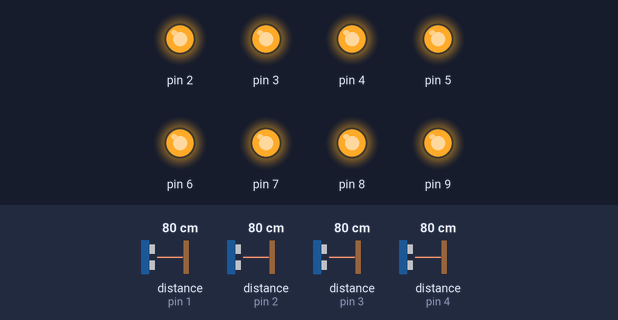
The sketch below on a simulated Arduino Uno, built with avr-gcc and run on an emulated ATmega328P. Parts: output pins drawn as LEDs (lit = HIGH). The test bench sets the inputs (shaded band); at power-on: distance to the obstacle (sensors on pin 3, pin 1, pin 2, pin 4) 80 cm. What the sketch prints to the serial monitor is not drawn.

Above: at 2.2 s.
2.3 s: distance to the obstacle (sensor on pin 3) set to 7 cm
5.3 s: distance to the obstacle (sensor on pin 3) set to 4 cm
At 6.6 s:
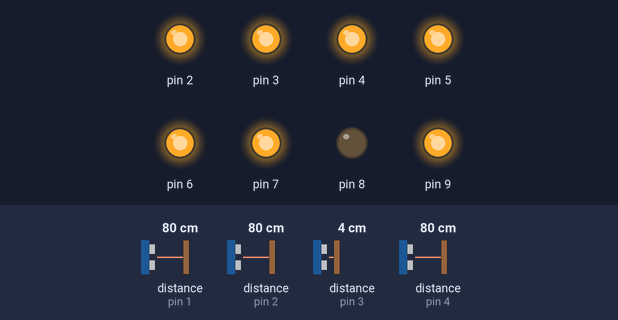
7.0 s: distance to the obstacle (sensor on pin 1) set to 7 cm
8.5 s: distance to the obstacle (sensor on pin 1) set to 4 cm
At 9.9 s:
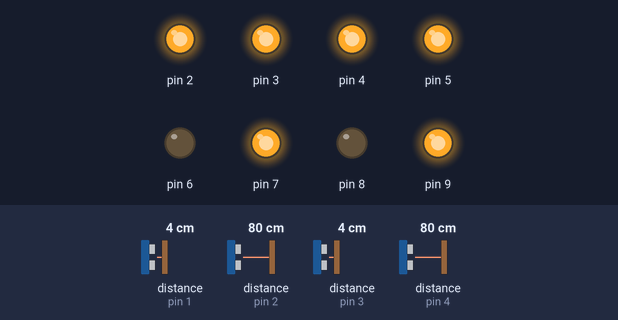
10.2 s: distance to the obstacle (sensor on pin 2) set to 7 cm
11.7 s: distance to the obstacle (sensor on pin 2) set to 4 cm
At 12.3 s:
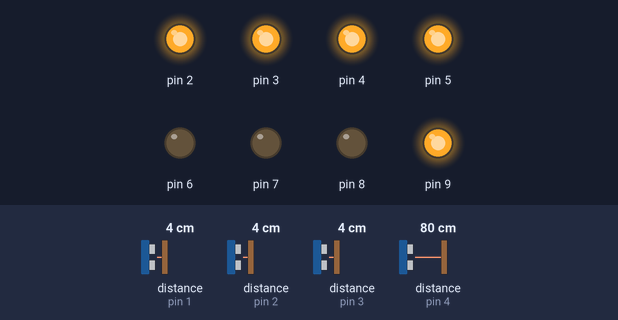
Timing chart, 0 to 14.2 s (numbered marks = the images above; inputs shaded):
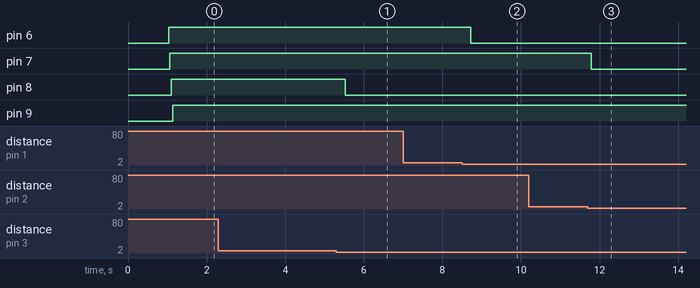

Measured:
- the behaviour switches between 6 and 5 cm on distance to the obstacle (sensor on pin 3) (found by bisection; images 0 and 1)
- the behaviour switches between 6 and 5 cm on distance to the obstacle (sensor on pin 1) (found by bisection; images 1 and 2)
- the behaviour switches between 6 and 5 cm on distance to the obstacle (sensor on pin 2) (found by bisection; images 2 and 3)
- after the input at 2.3 s, every drawn part: stays the same
- after the input at 5.3 s, pin 8: HIGH → LOW after 0.23 s
- after the input at 7.0 s, every drawn part: stays the same
- after the input at 8.5 s, pin 6: HIGH → LOW after 0.23 s
- after the input at 10.2 s, every drawn part: stays the same
- after the input at 11.7 s, pin 7: HIGH → LOW after 0.09 s

The sketch:

multiple_sensors.ino
```cpp
#include <Wire.h>
#include <VL53L0X.h>

VL53L0X sensor1;
VL53L0X sensor2;
VL53L0X sensor3;
VL53L0X sensor4;

int r1;
int r2;
int r3;
int r4;

void setup() {
  Serial.begin(9600);
  Wire.begin();

  pinMode(2, OUTPUT);
  pinMode(3, OUTPUT);
  pinMode(4, OUTPUT);
  pinMode(5, OUTPUT);
  pinMode(6, OUTPUT);
  pinMode(7, OUTPUT);
  pinMode(8, OUTPUT);
  pinMode(9, OUTPUT);

  digitalWrite(2, LOW);
  digitalWrite(3, LOW);
  digitalWrite(4, LOW);
  digitalWrite(5, LOW);
  digitalWrite(6, LOW);
  digitalWrite(7, LOW);
  digitalWrite(8, LOW);
  digitalWrite(9, LOW);

  delay(500);

  digitalWrite(2, HIGH);
  Serial.println("sensor1");
  sensor1.init();

  delay(100);

  sensor1.setAddress((uint8_t)01);

  digitalWrite(3, HIGH);
  Serial.println("sensor2");
  sensor2.init();

  delay(100);

  sensor2.setAddress((uint8_t)02);

  digitalWrite(4, HIGH);
  Serial.println("sensor3");
  sensor3.init();

  delay(100);

  sensor3.setAddress((uint8_t)03);

  digitalWrite(5, HIGH);
  Serial.println("sensor4");
  sensor4.init();

  delay(100);

  sensor4.setAddress((uint8_t)04);

  delay(100);

  sensor1.startContinuous();
  sensor2.startContinuous();
  sensor3.startContinuous();
  sensor4.startContinuous();
}

void loop() {
  r1=sensor1.readRangeContinuousMillimeters();
  Serial.print(r1);
  Serial.print(" ");

  if(r1>50){digitalWrite(6, HIGH);}
    else{digitalWrite(6, LOW);}

  r2=sensor2.readRangeContinuousMillimeters();
  Serial.print(r2);
  Serial.print(" ");

  if(r2>50){digitalWrite(7, HIGH);}
    else{digitalWrite(7, LOW);}

  r3=sensor3.readRangeContinuousMillimeters();
  Serial.print(r3);
  Serial.print(" ");

  if(r3>50){digitalWrite(8, HIGH);}
    else{digitalWrite(8, LOW);}

  r4=sensor4.readRangeContinuousMillimeters();
  Serial.print(r4);
  Serial.print(" ");

  if(r4>50){digitalWrite(9, HIGH);}
    else{digitalWrite(9, LOW);}

  delay(100);
}
```
